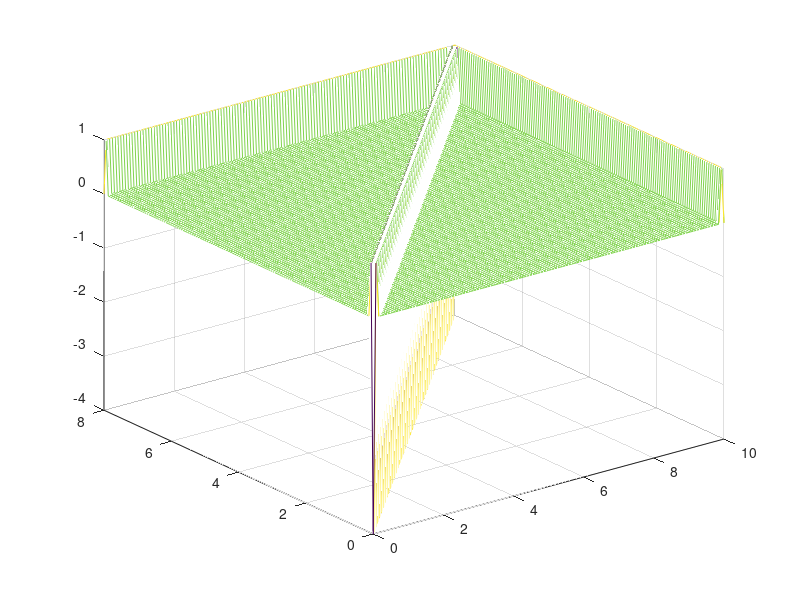

The MATLAB script that drew this image:
% Q10 _ Laplace Solving
% Ali Maher
% Mohammad Zahmatkesh
% Alireza Khayami
%%
clear
close
clc
%% Data
h = 0.01 ;
k = 0.01 ;
h_end = 10 ;
v_end = 8;
Row_Dots = int8(h_end / h + 1) ;
Vec_Dots = int8(v_end / k + 1) ;
V = zeros(Vec_Dots,Row_Dots) ;
A = zeros((Row_Dots-2)*(Vec_Dots-2)) ;
b = zeros((Row_Dots-2)*(Vec_Dots-2),1) ;
for r = 1:Row_Dots
    for v = 1:Vec_Dots
        % Dir Conditions
        x = (double(r-1))*h ;
        y = (double(v-1))*k ;
        if x == 0
            V(v,r) = y ;
        end
        if x == h_end
            V(v,r) = 3*y ;
        end
        if y == 0
            V(v,r) = 6 ;
        end
        if y == v_end
            V(v,r) = 5*x+2 ;
        end
    end
end
for i = 2:Row_Dots-3
    j = 1 ;
    n0 = (j-1)*(Row_Dots-2)+i ;
    n1 = ((j+1)-1)*(Row_Dots-2)+i ;
    n3 = (j-1)*(Row_Dots-2)+(i+1) ;
    n4 = (j-1)*(Row_Dots-2)+(i-1) ;
    A(n0,n0) = -4 ;
    A(n0,n1) = 1;
    A(n0,n3) = 1;
    A(n0,n4) = 1;
    b(n0) = -1*V(1,i) ;
    j = Vec_Dots-2 ;
    n0 = (j-1)*(Row_Dots-2)+i ;
    n2 = ((j-1)-1)*(Row_Dots-2)+i ;
    n3 = (j-1)*(Row_Dots-2)+(i+1) ;
    n4 = (j-1)*(Row_Dots-2)+(i-1) ;
    A(n0,n0) = -4 ;
    A(n0,n2) = 1;
    A(n0,n3) = 1;
    A(n0,n4) = 1;
    b(n0) = -1*V(Vec_Dots,i) ;
end
for j = 2:Vec_Dots-3
    i = 1 ;
    n0 = (j-1)*(Row_Dots-2)+i ;
    n1 = ((j+1)-1)*(Row_Dots-2)+i ;
    n2 = ((j-1)-1)*(Row_Dots-2)+i ;
    n3 = (j-1)*(Row_Dots-2)+(i+1) ;
    A(n0,n0) = -4 ;
    A(n0,n1) = 1;
    A(n0,n2) = 1;
    A(n0,n3) = 1;
    b(n0) = -1*V(j,1) ;
    i = Row_Dots-1 ;
    n0 = (j-1)*(Row_Dots-2)+i ;
    n1 = ((j+1)-1)*(Row_Dots-2)+i ;
    n2 = ((j-1)-1)*(Row_Dots-2)+i ;
    n4 = (j-1)*(Row_Dots-2)+(i-1) ;
    A(n0,n0) = -4 ;
    A(n0,n1) = 1;
    A(n0,n2) = 1;
    A(n0,n4) = 1;
    b(n0) = -1*V(j,Row_Dots) ;
end
for i = 2:Row_Dots-3
    for j = 2:Vec_Dots-3
        n0 = (j-1)*(Row_Dots-2)+i ;
        n1 = ((j+1)-1)*(Row_Dots-2)+i ;
        n2 = ((j-1)-1)*(Row_Dots-2)+i ;
        n3 = (j-1)*(Row_Dots-2)+(i+1) ;
        n4 = (j-1)*(Row_Dots-2)+(i-1) ;
        A(n0,n0) = -4 ;
        A(n0,n1) = 1;
        A(n0,n2) = 1;
        A(n0,n3) = 1;
        A(n0,n4) = 1;
    end
end
% Corner top-left
j = 1 ;
i = 1 ;
n0 = (j-1)*(Row_Dots-2)+i ;
n1 = ((j+1)-1)*(Row_Dots-2)+i ;
n3 = (j-1)*(Row_Dots-2)+(i+1) ;
A(n0,n0) = -4 ;
A(n0,n1) = 1;
A(n0,n3) = 1;
b(n0) = -1*(V(1,2)+V(2,1)) ;
% Corner top-right
j = 1 ;
i = Row_Dots - 2 ;
n0 = (j-1)*(Row_Dots-2)+i ;
n1 = ((j+1)-1)*(Row_Dots-2)+i ;
n4 = (j-1)*(Row_Dots-2)+(i-1) ;
A(n0,n0) = -4 ;
A(n0,n1) = 1;
A(n0,n4) = 1;
b(n0) = -1*(V(1,Row_Dots-1)+V(2,Row_Dots)) ;
% Corner down-left
j = Vec_Dots - 2;
i = 1 ;
n0 = (j-1)*(Row_Dots-2)+i ;
n2 = ((j-1)-1)*(Row_Dots-2)+i ;
n3 = (j-1)*(Row_Dots-2)+(i+1) ;
A(n0,n0) = -4 ;
A(n0,n2) = 1;
A(n0,n3) = 1;
b(n0) = -1*(V(Vec_Dots,2)+V(Vec_Dots-1,1)) ;
% Corner down-right 
j = Vec_Dots - 2 ;
i = Row_Dots - 2 ;
n0 = (j-1)*(Row_Dots-2)+i ;
n2 = ((j-1)-1)*(Row_Dots-2)+i ;
n4 = (j-1)*(Row_Dots-2)+(i-1) ;
A(n0,n0) = -4 ;
A(n0,n2) = 1;
A(n0,n4) = 1;
b(n0) = -1*(V(Vec_Dots,Row_Dots-1)+V(Vec_Dots-1,Row_Dots)) ;
%%
A;
b;
res = A\b;
%% try one for Graphic
%y = linspace(0, 0.01, 8);
%a=3;b=2;c=6;d=2;
%x = linspace(0, 0.01, 10);
%[y2, x2] = meshgrid(y, x);
%z2=(1/c).*(d+(a.*x2)+(b.*y2));% ax+by+cz+d plane
%surf( x2,y2,b );
%% try two for Graphic
% x = 0:0.01:10;
x = linspace(0, 10, 127);
% y = 0:0.01:8;
y = linspace(0, 8, 127);
[X,Y] = meshgrid(x,y);
%Z = 2*sin(X.*Y);
mesh(X,Y,A)
grid on
hold on